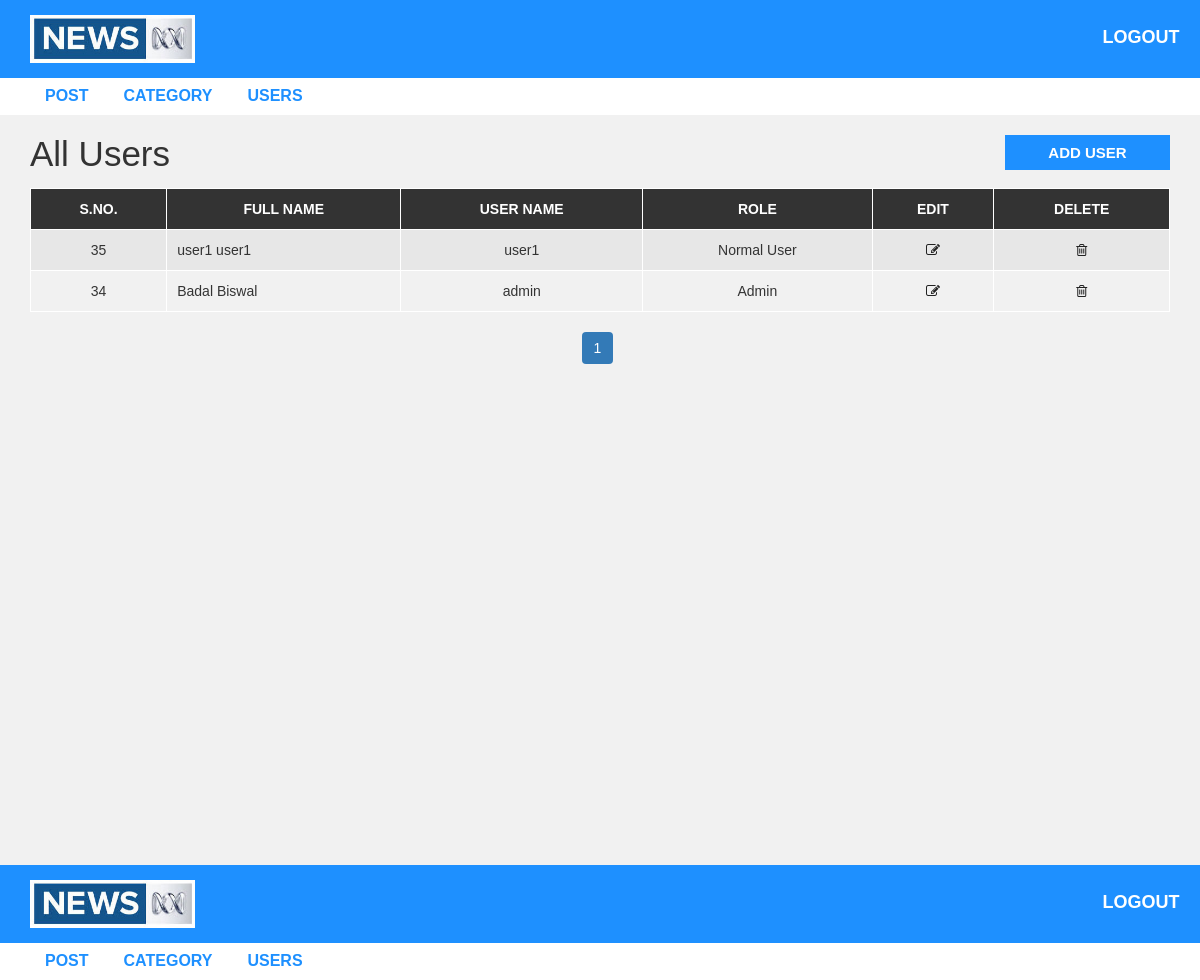
Page /admin/users.php on the earlier database version.
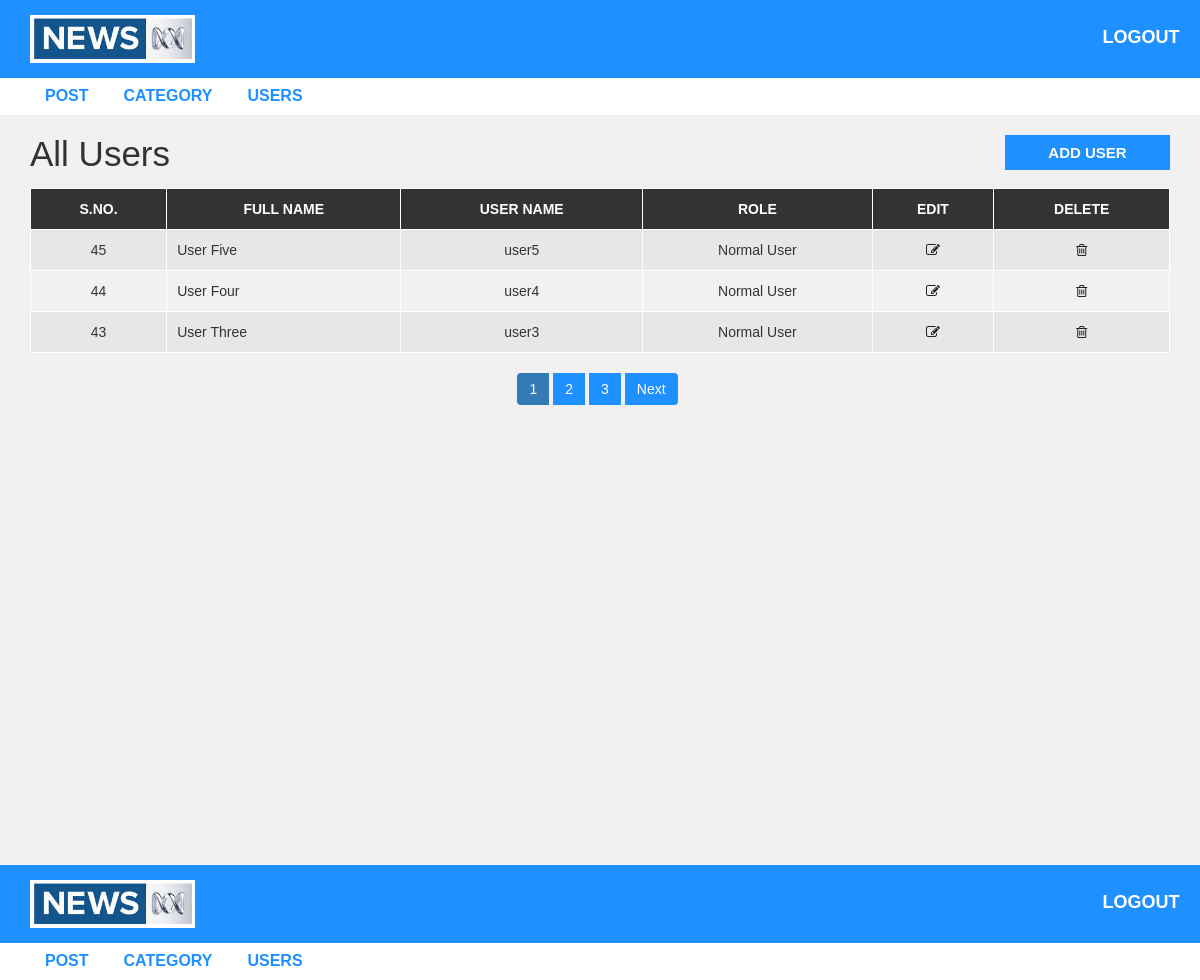
Same page on the later database version.
### tables this page shows
CREATE TABLE `user` (
  `user_id` int(10) UNSIGNED NOT NULL,
  `first_name` varchar(30) NOT NULL,
  `last_name` varchar(30) NOT NULL,
  `username` varchar(30) DEFAULT NULL,
  `password` varchar(40) DEFAULT NULL,
  `role` int(11) NOT NULL
);

### admin/users.php (the view, shortened to what this page needs)
<?php
 include "header.php";
    include "config.php";
    $limit = 3;
    if(isset($_GET['page'])){
        $page=$_GET['page'];
    }else{
        $page=1;
    }
    $offset=($page-1)* $limit;
    $sql= "SELECT * FROM user ORDER BY user_id DESC LIMIT {$offset}, {$limit}";
    $result = mysqli_query($conn, $sql) or die("Query Failed");
?>
  <div id="admin-content">
      <div class="container">
          <div class="row">
              <div class="col-md-10">
                  <h1 class="admin-heading">All Users</h1>
              </div>
              <div class="col-md-2">
                  <a class="add-new" href="add-user.php">add user</a>
              </div>
              <div class="col-md-12">
                <?php
                    if(mysqli_num_rows($result)>0){
                ?>
                  <table class="content-table">
                      <thead>
                          <th>S.No.</th>
                          <th>Full Name</th>
                          <th>User Name</th>
                          <th>Role</th>
                          <th>Edit</th>
                          <th>Delete</th>
                      </thead>
                      <tbody>
                        <?php
                            while($row=mysqli_fetch_assoc($result)){
                        ?>
                          <tr>
                              <td class='id'><?php echo $row['user_id'];?></td>
                              <td><?php echo $row['first_name']." ".$row['last_name'];?></td>
                              <td><?php echo $row['username']; ?></td>
                              <td><?php if($row['role']== 1){
                                echo "Admin";
                                }else {
                                    echo "Normal User";
                                };?></td>
                              <td class='edit'><a href='update-user.php?id=<?php echo $row['user_id']?>'><i class='fa fa-edit'></i></a></td>
                              <td class='delete'><a href='delete-user.php?id=<?php echo $row['user_id']?>'><i class='fa fa-trash-o'></i></a></td>
                          </tr>
                        <?php
                            }
                        ?>
                      </tbody>
                  </table>
                <?php
                    }
                ?>
<?php
$sql1="SELECT * FROM user";
$result1= mysqli_query($conn, $sql1);
if(mysqli_num_rows($result1)>0){
$total_records=mysqli_num_rows($result1);
$total_page = ceil($total_records/$limit);
?>
                  <ul class='pagination admin-pagination'>
                    <?php
                    for($i=1;$i <= $total_page;$i++){
                        if($i==$page){
                            $active="active";
                        }else{
                            $active="";
                        }
                        echo '<li class='.$active.'><a href="users.php?page='.$i.'">'.$i.'</a></li>';
                    }
                    if($page<$total_page){
                    echo '<li><a href="users.php?page='.($page+1).'">Next</a></li>';
                    }
                    ?>
                  </ul>
<?php
}
?>
              </div>
          </div>
      </div>
  </div>
<?php include "header.php"; ?>

### admin/header.php (shortened to what this page needs)
<!DOCTYPE html>
<html lang="en">
    <head>
        <link rel="stylesheet" href="../css/bootstrap.min.css" />
        <link rel="stylesheet" href="../css/font-awesome.css">
        <link rel="stylesheet" href="../css/style.css">
    </head>
    <body>
        <div id="header-admin">
            <div class="container">
                <div class="row">
                    <div class="col-md-2">
                        <a href="post.php"><img class="logo" src="images/news.jpg"></a>
                    </div>
                    <div class="col-md-offset-9  col-md-1">
                        <a href="logout.php" class="admin-logout" >logout</a>
                    </div>
                </div>
            </div>
        </div>
        <div id="admin-menubar">
            <div class="container">
                <div class="row">
                    <div class="col-md-12">
                       <ul class="admin-menu">
                            <li>
                                <a href="post.php">Post</a>
                            </li>
                            <li>
                                <a href="category.php">Category</a>
                            </li>
                            <li>
                                <a href="users.php">Users</a>
                            </li>
                        </ul>
                    </div>
                </div>
            </div>
        </div>

### css/style.css (style rules this page uses)
body { background: #f1f1f1; font-family: sans-serif,arial,Helvetica; }
a, a:hover, a:focus { text-decoration: none; outline: none; }
ul { margin:0; padding:0; list-style:none; }
img.logo { width: 100%; height: auto; display: block; }
#header-admin { background-color: #1E90FF; padding: 15px 0; }
#header-admin .admin-logout { margin: 10px 0; color: #fff; font-size: 18px; font-weight: 600; text-transform: uppercase; display: inline-block; }
#admin-menubar { background-color: #fff; }
#admin-menubar .admin-menu { font-size: 0; }
#admin-menubar .admin-menu li { display: inline-block; margin: 0 5px 0 0; }
#admin-menubar .admin-menu li a { color: #1E90FF; font-size: 16px; font-weight: 600; text-transform: uppercase; padding: 7px 15px; display: block; transition: all 0.3s; }
#admin-content { padding: 20px 0; min-height: 750px; }
#admin-content .admin-heading { font-size: 35px; margin: 0 0 15px; }
#admin-content .add-new { color: #fff; background-color: #1E90FF; font-size: 15px; font-weight: 600; text-align: center; text-transform: uppercase; padding: 7px 10px; display: block; transition: all 0.3s; }
#admin-content .content-table { border: 1px solid #000; width: 100%; margin: 0 0 20px; }
#admin-content .content-table thead { color: #fff; background-color: #333; }
#admin-content .content-table th { padding: 10px; border: 1px solid #fff; font-weight: 600; text-align: center; text-transform: uppercase; }
#admin-content .content-table tbody { color: #333; }
#admin-content .content-table tbody tr { background-color: #e7e7e7; }
#admin-content .content-table tbody tr:nth-child(even) { background-color: transparent; }
#admin-content .content-table tbody td { padding: 10px; border: 1px solid #fff; text-align: center; }
#admin-content .content-table tbody td:nth-child(2) { text-align: left; }
#admin-content .admin-pagination { margin: 0; }
#admin-content .admin-pagination li a { display: block; }
.id, .edit, .delete { text-align:center; }
.pagination { display: block; text-align: center; margin: 0; }
.pagination li { display:inline-block; margin: 0 5px 0 0; }
.pagination li a { border: none; background: #1e90ff; color: #fff; }
i.fa { color:#222; }

Differences in the rows shown:
removed user: user_id "35", first_name "user1", last_name "user1", username "user1", role "Normal User"
removed user: user_id "34", first_name "Badal", last_name "Biswal", username "admin", role "Admin"
added user: user_id "45", first_name "User", last_name "Five", username "user5", role "Normal User"
added user: user_id "44", first_name "User", last_name "Four", username "user4", role "Normal User"
added user: user_id "43", first_name "User", last_name "Three", username "user3", role "Normal User"
Other differences:
new list line: "2"
new list line: "3"
text now shown: "Next"
